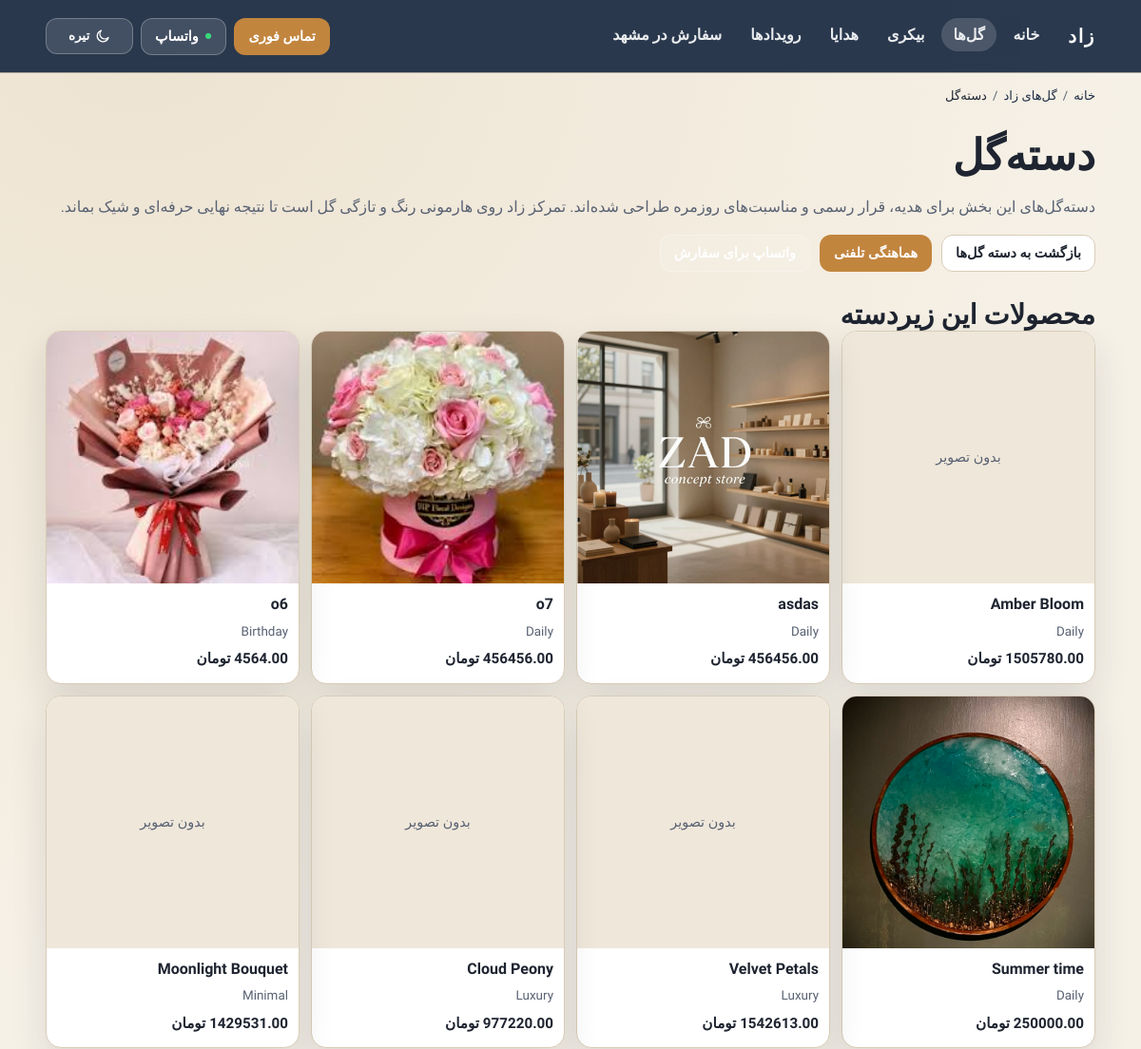
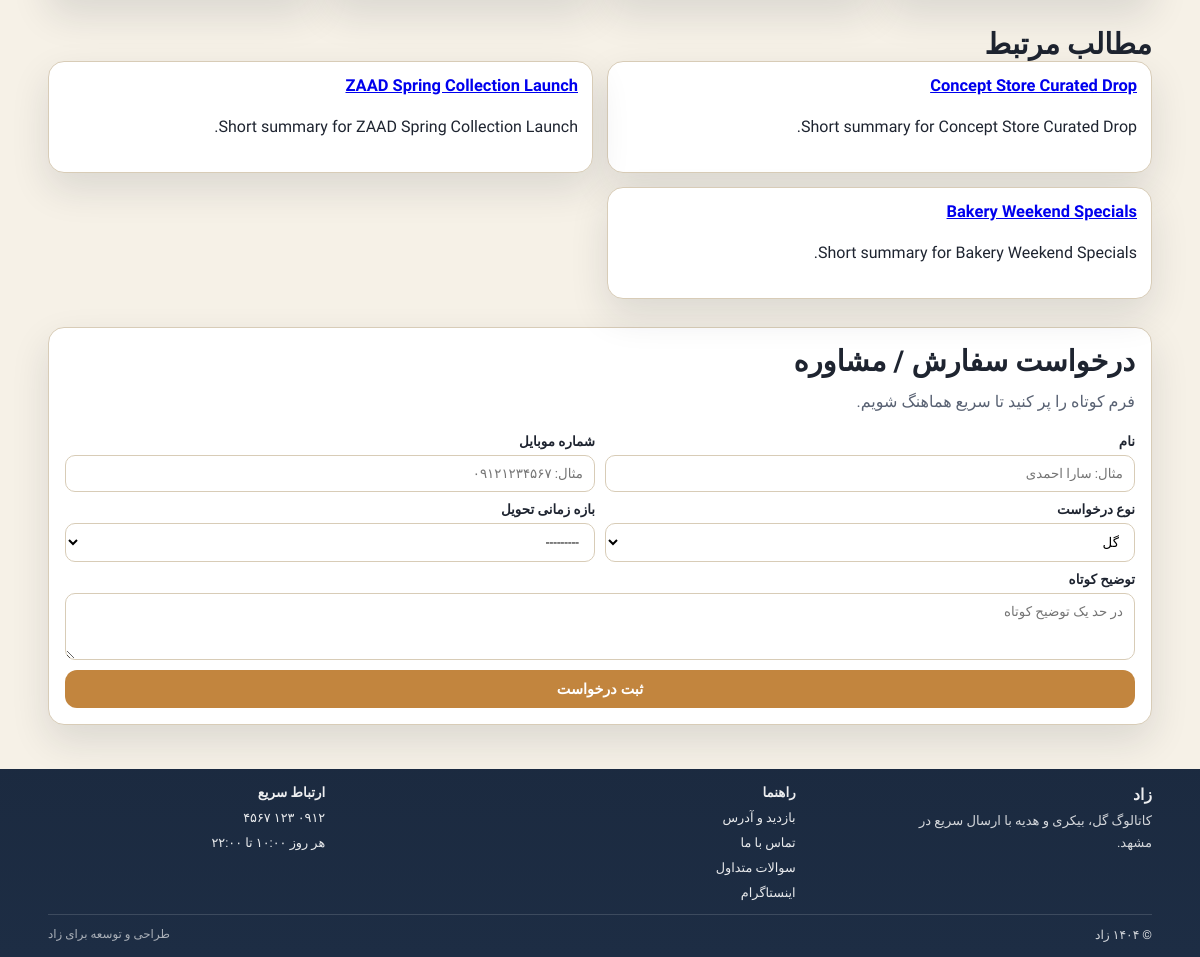
The app's page /flowers/bouquet/ with its own data (2 pictures, top to bottom).
### main/models.py (models this page shows, shortened)
class Product(TimeStampedModel):
    class StockStatus(models.TextChoices):
        IN_STOCK = "in_stock", "In stock"
        OUT_OF_STOCK = "out_of_stock", "Out of stock"
        PREORDER = "preorder", "Preorder"
    name = models.CharField(max_length=120)
    slug = models.SlugField(max_length=160, unique=True, blank=True)
    description = models.TextField(blank=True)
    price = models.DecimalField(max_digits=10, decimal_places=2, null=True, blank=True)
    cover_image = models.ImageField(upload_to="products/covers/", null=True, blank=True)
    category = models.ForeignKey(
        Category,
        on_delete=models.PROTECT,
        related_name="products",
        null=True,
        blank=True,
    )
    tags = models.ManyToManyField(Tag, related_name="products", blank=True)
    is_active = models.BooleanField(default=True)
    stock_status = models.CharField(
        max_length=20,
        choices=StockStatus.choices,
        default=StockStatus.IN_STOCK,
    )
    featured = models.BooleanField(default=False)
    sort_order = models.PositiveIntegerField(default=0)
    class Meta:
        ordering = ["sort_order", "-created_at"]
    def get_absolute_url(self):
        if hasattr(self, "flower"):
            return reverse("flower_detail", args=[self.pk, self.slug])
        return reverse("product_detail", args=[self.pk, self.slug])
    @property
    def cover(self):
        return self.cover_image

class Flower(Product):
    class PackType(models.TextChoices):
        BOX = "box", "Box"
        BOUQUET = "bouquet", "Bouquet"
        BASKET = "basket", "Basket"
        STEM = "stem", "Stem"
        STAND = "stand", "Stand"
    pack_type = models.CharField(max_length=20, choices=PackType.choices)
    class Meta:
        ordering = ["sort_order", "-created_at"]

class TimeStampedModel(models.Model):
    created_at = models.DateTimeField(auto_now_add=True)
    updated_at = models.DateTimeField(auto_now=True)
    class Meta:
        abstract = True

class Product(TimeStampedModel):
    class StockStatus(models.TextChoices):
        IN_STOCK = "in_stock", "In stock"
        OUT_OF_STOCK = "out_of_stock", "Out of stock"
        PREORDER = "preorder", "Preorder"
    name = models.CharField(max_length=120)
    slug = models.SlugField(max_length=160, unique=True, blank=True)
    description = models.TextField(blank=True)
    price = models.DecimalField(max_digits=10, decimal_places=2, null=True, blank=True)
    cover_image = models.ImageField(upload_to="products/covers/", null=True, blank=True)
    category = models.ForeignKey(
        Category,
        on_delete=models.PROTECT,
        related_name="products",
        null=True,
        blank=True,
    )
    tags = models.ManyToManyField(Tag, related_name="products", blank=True)
    is_active = models.BooleanField(default=True)
    stock_status = models.CharField(
        max_length=20,
        choices=StockStatus.choices,
        default=StockStatus.IN_STOCK,
    )
    featured = models.BooleanField(default=False)
    sort_order = models.PositiveIntegerField(default=0)
    class Meta:
        ordering = ["sort_order", "-created_at"]
    def get_absolute_url(self):
        if hasattr(self, "flower"):
            return reverse("flower_detail", args=[self.pk, self.slug])
        return reverse("product_detail", args=[self.pk, self.slug])
    @property
    def cover(self):
        return self.cover_image

class Category(TimeStampedModel):
    class Section(models.TextChoices):
        FLOWERS = "flowers", "Flowers"
        BAKERY = "bakery", "Bakery"
        GIFTS = "gifts", "Gifts"
    name = models.CharField(max_length=100)
    slug = models.SlugField(max_length=120)
    section = models.CharField(max_length=20, choices=Section.choices)
    class Meta:
        ordering = ["section", "name"]
        constraints = [
            models.UniqueConstraint(fields=["section", "slug"], name="uniq_category_section_slug"),
        ]

class NewsPost(TimeStampedModel):
    title = models.CharField(max_length=180)
    slug = models.SlugField(max_length=200, unique=True, blank=True)
    excerpt = models.CharField(max_length=300, blank=True)
    body = models.TextField()
    cover_image = models.ImageField(upload_to="news/covers/", null=True, blank=True)
    status = models.CharField(max_length=20, choices=PublishStatus.choices, default=PublishStatus.DRAFT)
    published_at = models.DateTimeField(null=True, blank=True)
    class Meta:
        ordering = ["-published_at", "-created_at"]
    def get_absolute_url(self):
        return reverse("blog_detail", args=[self.slug])

### main/views.py (the view)
# urls.py: path("flowers/<slug:subcategory_slug>/", views.flower_subcategory, name="flower_subcategory"),
def flower_subcategory(request, subcategory_slug):
    config = FLOWER_SUBCATEGORIES.get(subcategory_slug)
    if not config:
        raise Http404("Subcategory not found")
    queryset = Flower.objects.filter(is_active=True).select_related("category")
    if subcategory_slug == "plant":
        queryset = queryset.filter(Q(pack_type__in=config["pack_types"]) | Q(category__slug="plant"))
    else:
        queryset = queryset.filter(pack_type__in=config["pack_types"])
    items = list(queryset.order_by("-featured", "sort_order", "-created_at")[:12])
    related_posts = list(
        NewsPost.objects.filter(status=PublishStatus.PUBLISHED).order_by("-published_at", "-created_at")[:3]
    )
    breadcrumbs = _with_home(
        [
            {"name": "گل‌های زاد", "url": reverse("flowers")},
            {"name": config["label"], "url": None},
        ]
    )
    context = _default_context(
        request,
        page_type="category",
        active_nav="flowers",
        meta_title=config["meta_title"],
        meta_description=config["meta_description"],
        breadcrumbs=breadcrumbs,
    )
    context.update(
        {
            "subcategory_slug": subcategory_slug,
            "subcategory_label": config["label"],
            "subcategory_intro": config["intro"],
            "items": items,
            "related_posts": related_posts,
            "lead_form": LeadRequestForm(initial_lead_type="flower"),
            "lead_default_type": "flower",
        }
    )
    return render(request, "subcategory.html", context)

### main/views.py (called while the page is built)
def _jsonld(data):
    return json.dumps(data, ensure_ascii=False)

def _breadcrumbs_jsonld(request, breadcrumbs):
    items = []
    for position, crumb in enumerate(breadcrumbs, start=1):
        crumb_url = crumb.get("url") or request.path
        items.append(
            {
                "@type": "ListItem",
                "position": position,
                "name": crumb["name"],
                "item": request.build_absolute_uri(crumb_url),
            }
        )
    return {"@context": "https://schema.org", "@type": "BreadcrumbList", "itemListElement": items}

def _default_context(
    request,
    *,
    page_type,
    active_nav,
    meta_title,
    meta_description,
    breadcrumbs=None,
    faq_items=None,
    item_id=None,
):
    context = {
        "page_type": page_type,
        "active_nav": active_nav,
        "meta_title": meta_title,
        "meta_description": meta_description,
        "canonical_url": request.build_absolute_uri(request.path),
        "item_id": item_id,
        "extra_jsonld": [],
    }
    if breadcrumbs:
        context["breadcrumbs"] = breadcrumbs
        context["breadcrumbs_jsonld"] = _jsonld(_breadcrumbs_jsonld(request, breadcrumbs))
    if faq_items:
        context["faq_items"] = faq_items
        context["faq_jsonld"] = _jsonld(_faq_jsonld(faq_items))
    return context

def _with_home(items):
    return [{"name": "خانه", "url": reverse("index")}, *items]

### main/templates/subcategory.html
{% extends "base.html" %}
{% block body_class %}page-subcategory{% endblock %}
{% block content %}
{% include "partials/breadcrumbs.html" %}
<section class="container section-block">
  <h1>{{ subcategory_label }}</h1>
  <p class="intro-text">{{ subcategory_intro }}</p>
  <div class="cta-row">
    <a href="{% url 'flowers' %}" class="btn btn-light">بازگشت به دسته گل‌ها</a>
    <a href="{{ site_call_href }}" class="btn btn-call" data-cta-position="inline">هماهنگی تلفنی</a>
    <a href="{{ site_whatsapp_href }}" class="btn btn-wa" data-cta-position="inline">واتساپ برای سفارش</a>
  </div>
</section>
<section class="container section-block">
  <h2>محصولات این زیر‌دسته</h2>
  {% include "partials/product_grid.html" with products=items %}
</section>
<section class="container section-block">
  <h2>مطالب مرتبط</h2>
  <div class="list-grid">
    {% for post in related_posts %}
      <article class="list-card">
        <h3><a href="{{ post.get_absolute_url }}">{{ post.title }}</a></h3>
        <p>{{ post.excerpt|default:post.body|truncatechars:140 }}</p>
      </article>
    {% empty %}
      <div class="empty-box">در حال آماده‌سازی مطالب بلاگ هستیم.</div>
    {% endfor %}
  </div>
</section>
<section class="container section-block">
  {% include "partials/lead_form.html" with lead_form=lead_form lead_default_type=lead_default_type cta_position="inline" %}
</section>
{% endblock %}

### main/templates/base.html (shortened to what this page needs)
{% load static %}
<!DOCTYPE html>
<html lang="fa" dir="rtl" data-theme="light">
<head>
  <link rel="stylesheet" href="{% static 'main/css/site.css' %}?v=6">
</head>
<body class="{% block body_class %}{% endblock %}" data-page-type="{{ page_type|default:'home' }}"{% if item_id %} data-item-id="{{ item_id }}"{% endif %}>
  <header class="site-header">
    <div class="container nav-wrap">
      <a class="brand" href="{% url 'index' %}">زاد</a>
      <nav class="main-nav" aria-label="ناوبری اصلی">
        <a href="{% url 'index' %}" class="{% if active_nav == 'home' %}is-active{% endif %}">خانه</a>
        <a href="{% url 'flowers' %}" class="{% if active_nav == 'flowers' %}is-active{% endif %}">گل‌ها</a>
        <a href="{% url 'bakery' %}" class="{% if active_nav == 'bakery' %}is-active{% endif %}">بیکری</a>
        <a href="{% url 'gifts' %}" class="{% if active_nav == 'gifts' %}is-active{% endif %}">هدایا</a>
        <a href="{% url 'events' %}" class="{% if active_nav == 'events' %}is-active{% endif %}">رویدادها</a>
        <a href="{% url 'mashhad_hub' %}" class="{% if active_nav == 'mashhad' %}is-active{% endif %}">سفارش در مشهد</a>
      </nav>
      <div class="header-ctas">
        <a href="{{ site_call_href }}" class="btn btn-call" data-cta-position="header">تماس فوری</a>
        <a href="{{ site_whatsapp_href }}" class="btn btn-wa" data-cta-position="header" aria-label="واتساپ">
          <span class="wa-icon" aria-hidden="true">&#9679;</span>
          واتساپ
        </a>
        <button type="button" class="btn btn-wa theme-toggle" id="themeToggle" aria-label="تغییر به حالت تیره" aria-pressed="false" title="تغییر به حالت تیره">
          <span class="theme-icon" aria-hidden="true">
            <svg class="icon-moon" viewBox="0 0 24 24" width="16" height="16" fill="none" xmlns="http://www.w3.org/2000/svg">
              <path d="M21 14.2A9 9 0 1 1 9.8 3a7 7 0 1 0 11.2 11.2Z" stroke="currentColor" stroke-width="1.8" stroke-linecap="round" stroke-linejoin="round"/>
            </svg>
          </span>
          <span class="theme-text">تیره</span>
        </button>
      </div>
    </div>
  </header>
  <main>
    {% block content %}{% endblock %}
  </main>
  <footer class="site-footer">
    <div class="container footer-top">
      <section class="footer-brand">
        <h2>زاد</h2>
        <p>کاتالوگ گل، بیکری و هدیه با ارسال سریع در مشهد.</p>
      </section>
      <section class="footer-links">
        <div class="footer-links-grid">
          <div class="footer-col">
            <h3>راهنما</h3>
            <ul class="footer-list">
              <li><a href="{% url 'visit' %}">بازدید و آدرس</a></li>
              <li><a href="{% url 'contact' %}">تماس با ما</a></li>
              <li><a href="{% url 'faq' %}">سوالات متداول</a></li>
              <li><a href="{{ site_instagram_url }}" target="_blank" rel="noopener">اینستاگرام</a></li>
            </ul>
          </div>
        </div>
      </section>
      <section class="footer-contact">
        <h3>ارتباط سریع</h3>
        <p><a href="{{ site_call_href }}">{{ site_phone_display }}</a></p>
        <p>{{ site_opening_hours_text }}</p>
      </section>
    </div>
    <div class="container footer-bottom">
      <p class="copy">© ۱۴۰۴ زاد</p>
      <p class="microcopy">طراحی و توسعه برای زاد</p>
    </div>
  </footer>
</body>
</html>

### main/templates/partials/breadcrumbs.html
{% if breadcrumbs %}
<nav class="container breadcrumbs" aria-label="مسیر صفحه">
  <ol>
    {% for crumb in breadcrumbs %}
      <li>
        {% if crumb.url and not forloop.last %}
          <a href="{{ crumb.url }}">{{ crumb.name }}</a>
        {% else %}
          <span>{{ crumb.name }}</span>
        {% endif %}
      </li>
    {% endfor %}
  </ol>
</nav>
{% endif %}

### main/templates/partials/product_grid.html
<div class="zaad-grid">
  {% for product in products %}
    <article class="zaad-tile">
      <a href="{{ product.get_absolute_url }}" class="zaad-tile__link">
        <div class="zaad-tile__media">
          {% if product.cover %}
            <img class="zaad-tile__img" src="{{ product.cover.url }}" alt="{{ product.name }} &#1576;&#1585;&#1575;&#1740; &#1587;&#1601;&#1575;&#1585;&#1588;" loading="lazy" width="480" height="480">
          {% else %}
            <div class="placeholder zaad-tile__placeholder">&#1576;&#1583;&#1608;&#1606; &#1578;&#1589;&#1608;&#1740;&#1585;</div>
          {% endif %}
        </div>
        <div class="zaad-tile__body">
          <h3 class="zaad-tile__title">{{ product.name }}</h3>
          <p class="zaad-tile__meta">
            {% if product.category %}{{ product.category.name }}{% else %}&#1605;&#1581;&#1589;&#1608;&#1604; &#1608;&#1740;&#1688;&#1607;{% endif %}
          </p>
          {% if product.price %}
            <strong class="zaad-tile__price">{{ product.price }} &#1578;&#1608;&#1605;&#1575;&#1606;</strong>
          {% else %}
            <strong class="zaad-tile__price">&#1575;&#1587;&#1578;&#1593;&#1604;&#1575;&#1605; &#1602;&#1740;&#1605;&#1578;</strong>
          {% endif %}
        </div>
      </a>
    </article>
  {% empty %}
    <div class="empty-box">&#1570;&#1740;&#1578;&#1605;&#1740; &#1576;&#1585;&#1575;&#1740; &#1606;&#1605;&#1575;&#1740;&#1588; &#1579;&#1576;&#1578; &#1606;&#1588;&#1583;&#1607; &#1575;&#1587;&#1578;.</div>
  {% endfor %}
</div>

### main/templates/partials/lead_form.html (shortened to what this page needs)
<section class="lead-box" id="lead-form">
  <div class="lead-head">
    <h2>{{ lead_title|default:"درخواست سفارش / مشاوره" }}</h2>
    <p>{{ lead_subtitle|default:"فرم کوتاه را پر کنید تا سریع هماهنگ شویم." }}</p>
  </div>
  <form method="post" action="{% url 'lead_request' %}" class="lead-form" data-track-lead-form data-cta-position="{{ cta_position|default:'inline' }}" data-default-lead-type="{{ lead_default_type|default:'flower' }}">
    <label>
      <span>نام</span>
      {{ lead_form.full_name }}
    </label>
    <label>
      <span>شماره موبایل</span>
      {{ lead_form.mobile }}
    </label>
    <label>
      <span>نوع درخواست</span>
      {{ lead_form.lead_type }}
    </label>
    <label>
      <span>بازه زمانی تحویل</span>
      {{ lead_form.delivery_window }}
    </label>
    <label>
      <span>توضیح کوتاه</span>
      {{ lead_form.note }}
    </label>
    <button type="submit" class="btn btn-call">ثبت درخواست</button>
  </form>
</section>

### records on screen
Flower: shows "بدون تصویر", name "Amber Bloom", category.name "Daily", price "1505780.00"
Flower: cover (picture), name "asdas", category.name "Daily"
Flower: cover (picture), name "o7", category.name "Daily"
Flower: cover (picture), name "o6", category.name "Birthday", price "4564.00"
Flower: cover (picture), name "Summer time", category.name "Daily"
Flower: shows "بدون تصویر", name "Velvet Petals", category.name "Luxury", price "1542613.00"
Flower: shows "بدون تصویر", name "Cloud Peony", category.name "Luxury"
Flower: shows "بدون تصویر", name "Moonlight Bouquet", category.name "Minimal", price "1429531.00"
NewsPost: title "Concept Store Curated Drop", excerpt "Short summary for Concept Store Curated Drop."
NewsPost: title "ZAAD Spring Collection Launch", excerpt "Short summary for ZAAD Spring Collection Launch."
NewsPost: title "Bakery Weekend Specials", excerpt "Short summary for Bakery Weekend Specials."

### other values on screen
{{ crumb.name }} "خانه" "گل‌های زاد"
{{ crumb.name }} "دسته‌گل"
{{ subcategory_label }} "دسته‌گل"
{{ subcategory_intro }} "دسته‌گل‌های این بخش برای هدیه، قرار رسمی و مناسبت‌های روزمره طراحی شده‌اند. تمرکز زاد روی هارمونی رنگ و تازگی گل است تا نتیجه نهایی حرفه‌ای و شیک بماند."
{{ lead_title|default:"درخواست سفارش / مشاوره" }} "درخواست سفارش / مشاوره"
{{ lead_subtitle|default:"فرم کوتاه را پر کنید تا سریع هماهنگ شویم." }} "فرم کوتاه را پر کنید تا سریع هماهنگ شویم."
{{ site_phone_display }} "۰۹۱۲ ۱۲۳ ۴۵۶۷"
{{ site_opening_hours_text }} "هر روز ۱۰:۰۰ تا ۲۲:۰۰"
